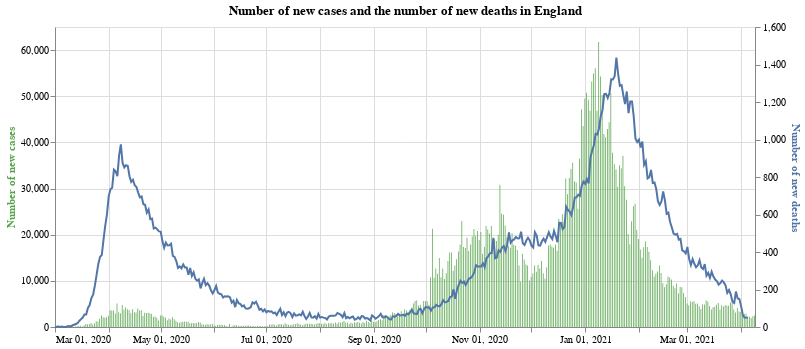

Notebook cell for this chart:
### Markdown cell above
## Plotting: All of England

The first chart we look at has both the number of new cases and the number of new deaths in England. The blue line corresponds to the axis on the right hand side, the number of new deaths. The green bars are the number of new cases (axis on the left hand side).

### Code cell
#collapse
base = alt.Chart(full_eng_deaths.query("date >= '2020-03-01'")).encode(x=alt.X("yearmonthdate(date):T", axis=alt.Axis(title=None))).properties(title='Number of new cases and the number of new deaths in England',width=700)

bars = base.mark_bar(color='#57A44C').encode(
    y=alt.Y("newCases:Q", axis=alt.Axis(title='Number of new cases', titleColor='#57A44C')),
    tooltip="newCases:Q"
)

line = base.mark_line(stroke='#5276A7').encode(y=alt.Y("newDeaths:Q", axis=alt.Axis(title='Number of new deaths', titleColor='#5276A7')))

alt.layer(bars, line).resolve_scale(y='independent')

### Figure 1 — Vega-Lite specification as saved in the notebook (floating-point values rounded to 4 significant figures; data arrays with more than 128 entries replaced by an {"elided": "..."} marker saying what was removed)
{"config": {"view": {"continuousWidth": 400, "continuousHeight": 300}}, "layer": [{"mark": {"type": "bar", "color": "#57A44C"}, "encoding": {"tooltip": {"type": "quantitative", "field": "newCases"}, "x": {"type": "temporal", "axis": {"title": null}, "field": "date", "timeUnit": "yearmonthdate"}, "y": {"type": "quantitative", "axis": {"title": "Number of new cases", "titleColor": "#57A44C"}, "field": "newCases"}}, "title": "Number of new cases and the number of new deaths in England", "width": 700}, {"mark": {"type": "line", "stroke": "#5276A7"}, "encoding": {"x": {"type": "temporal", "axis": {"title": null}, "field": "date", "timeUnit": "yearmonthdate"}, "y": {"type": "quantitative", "axis": {"title": "Number of new deaths", "titleColor": "#5276A7"}, "field": "newDeaths"}}, "title": "Number of new cases and the number of new deaths in England", "width": 700}], "data": {"name": "data-0f791c718811793e79461c4d3f05bf8e"}, "resolve": {"scale": {"y": "independent"}}, "$schema": "https://vega.github.io/schema/vega-lite/v4.8.1.json", "datasets": {"data-0f791c718811793e79461c4d3f05bf8e": {"elided": "404 records"}}}
